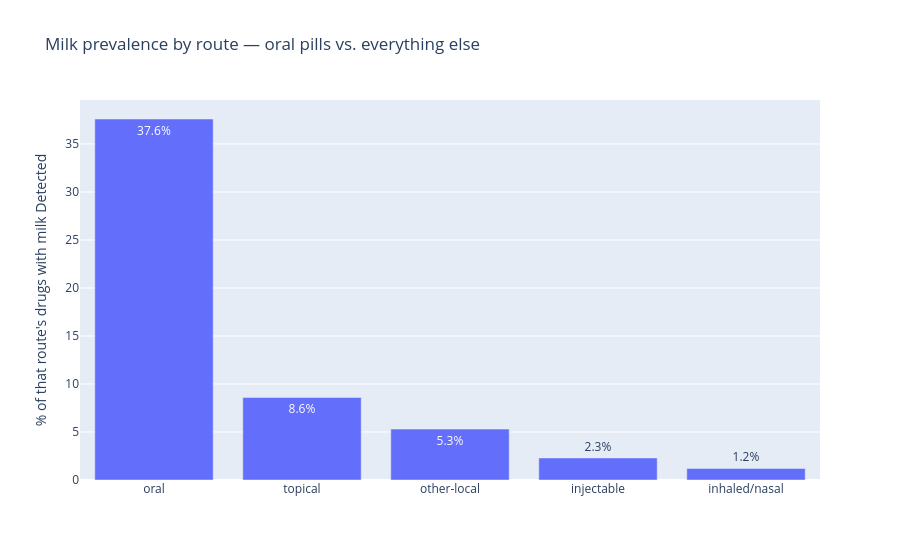

Notebook code cell kept with this figure:
### Markdown cell above
### Chart 3 — The finding: does route matter?
*Milk is a tablet filler (lactose), so it should concentrate in **oral** medicines and be near-absent in injectables.*

> ⚠️ **Important limitation (applies to Charts 3-5).** Only about **20% of the 20,000 medications have a route recorded** in openFDA; the other **~80% are blank** because FDA never mapped them to its structured fields. So every route-based chart reflects only the **3,977 medications that *have* a route**, not all 20,000. The pattern is clear within that subset, but it is not representative of the full catalogue - recovering route from unstructured dosage-form text is noted as future work.

### Code cell
groups = {"oral": "is_oral", "injectable": "is_injectable", "topical": "is_topical",
          "inhaled/nasal": "is_inhaled", "other-local": "is_other_route"}
rows = []
for label, col in groups.items():
    sub = df[df[col]]
    n = len(sub)
    d = (sub["milk_status"] == "Detected").sum()
    rows.append({"route": label, "milk_pct": round(d / n * 100, 1) if n else 0, "n_drugs": n})
route_milk = pd.DataFrame(rows).sort_values("milk_pct", ascending=False)

fig = px.bar(route_milk, x="route", y="milk_pct", text="milk_pct",
             title="Milk prevalence by route — oral pills vs. everything else",
             labels={"milk_pct": "% of that route's drugs with milk Detected", "route": ""},
             hover_data=["n_drugs"])
fig.update_traces(texttemplate="%{text}%")
fig.show()
route_milk

### Figure 1 — Plotly figure (JSON) as saved in the notebook; plotly's stock layout.template omitted (floating-point values rounded to 4 significant figures)
{"data": [{"customdata": [[2263], [1194], [151], [298], [82]], "hovertemplate": "=%{x}<br>% of that route's drugs with milk Detected=%{text}<br>n_drugs=%{customdata[0]}<extra></extra>", "legendgroup": "", "marker": {"color": "#636efa", "pattern": {"shape": ""}}, "name": "", "orientation": "v", "showlegend": false, "text": [37.6, 8.6, 5.3, 2.3, 1.2], "textposition": "auto", "texttemplate": "%{text}%", "type": "bar", "x": ["oral", "topical", "other-local", "injectable", "inhaled/nasal"], "xaxis": "x", "y": [37.6, 8.6, 5.3, 2.3, 1.2], "yaxis": "y"}], "layout": {"barmode": "relative", "legend": {"tracegroupgap": 0}, "title": {"text": "Milk prevalence by route — oral pills vs. everything else"}, "xaxis": {"anchor": "y", "domain": [0, 1], "title": {"text": ""}}, "yaxis": {"anchor": "x", "domain": [0, 1], "title": {"text": "% of that route's drugs with milk Detected"}}}}
